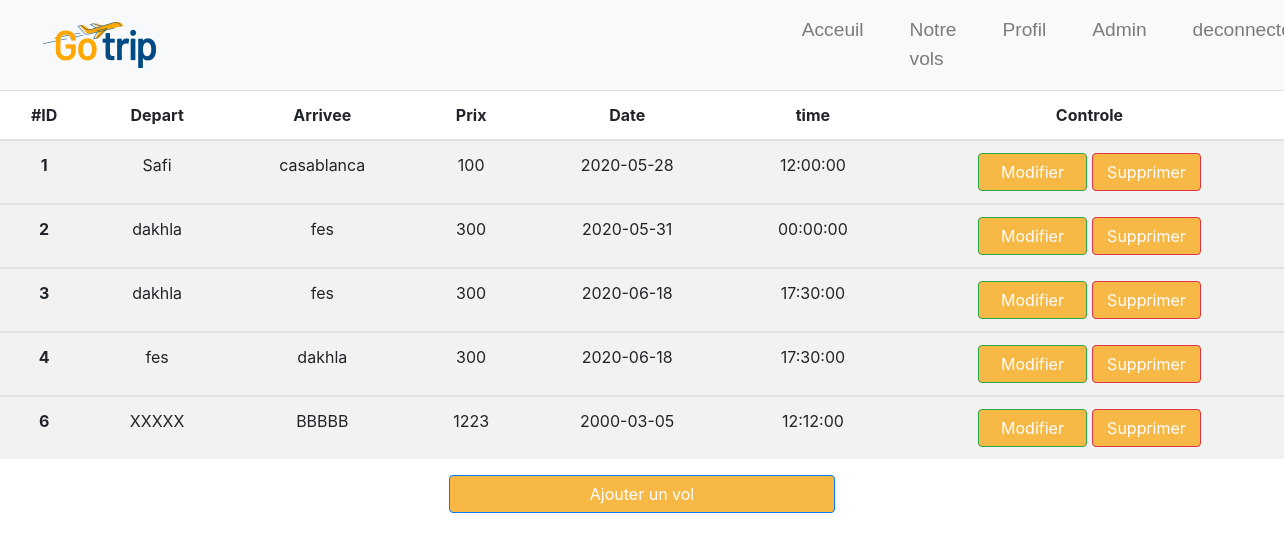
The page /admin.php (signed in) on the database its author committed.
### tables this page shows
CREATE TABLE `vols` (
  `idVol` int(11) NOT NULL,
  `depart` varchar(200) NOT NULL,
  `destination` varchar(200) NOT NULL,
  `date_depart` date NOT NULL,
  `time` time NOT NULL,
  `prix` float NOT NULL,
  `place_disponible` int(11) NOT NULL,
  `display` int(11) NOT NULL DEFAULT 1
);

### admin.php (the view, shortened to what this page needs)
<?php
if (isset($_SESSION['admin'])) {
    $db = new PDO("mysql:host=localhost;dbname=db_gestionvols", "root", "");
    include('includes/nav.php');
    $do = isset($_GET['do']) ? $_GET['do'] : 'manage';
?>
    <link rel="stylesheet" href="css/login-insc.css">
    <?php
    if ($do == 'manage') {
        $stmt = $db->prepare("SELECT * FROM vols");
        $stmt->execute();
        $rows = $stmt->fetchAll();
    ?>
        <div class="table-responsive table-center text-center">
            <table class="table table-striped">
                <thead>
                    <tr>
                        <th scope="col">#ID</th>
                        <th scope="col">Depart</th>
                        <th scope="col">Arrivee</th>
                        <th scope="col">Prix</th>
                        <th scope="col">Date</th>
                        <th scope="col">time</th>
                        <th scope="col">Controle</th>
                    </tr>
                </thead>
                <?php
                foreach ($rows as $row) {
                ?>
                    <tbody>
                        <tr>
                            <th scope="row"><?php echo $row['idVol'] ?></th>
                            <td><?php echo $row['depart'] ?></td>
                            <td><?php echo $row['destination'] ?></td>
                            <td><?php echo $row['prix'] ?></td>
                            <td><?php echo $row['date_depart'] ?></td>
                            <td><?php echo $row['time'] ?></td>
                            <td>
                                <a href="?do=edit&id=<?php echo $row['idVol'] ?>" class="btn btn-success">Modifier</i></a>
                                <a href="?do=delete&id=<?php echo $row['idVol'] ?>" class="btn btn-danger confirm">Supprimer</i></a>
                            </td>
                        </tr>
                    </tbody>
                <?php } ?>
            </table>
            <a href="?do=add" class="btn btn-primary"><i class="fas fa-plus"></i>Ajouter un vol</a>
        </div>
        <?php
    }
}
?>

### css/login-insc.css (style rules this page uses)
.btn { background-color:#F7B845 ; width: 30%; }

### rows shown on the page
vols: idVol "1", depart "Safi", destination "casablanca", prix "100", date_depart "2020-05-28", time "12:00:00"
vols: idVol "2", depart "dakhla", destination "fes", prix "300", date_depart "2020-05-31", time "00:00:00"
vols: idVol "3", depart "dakhla", destination "fes", prix "300", date_depart "2020-06-18", time "17:30:00"
vols: idVol "4", depart "fes", destination "dakhla", prix "300", date_depart "2020-06-18", time "17:30:00"
vols: idVol "6", depart "XXXXX", destination "BBBBB", prix "1223", date_depart "2000-03-05", time "12:12:00"
